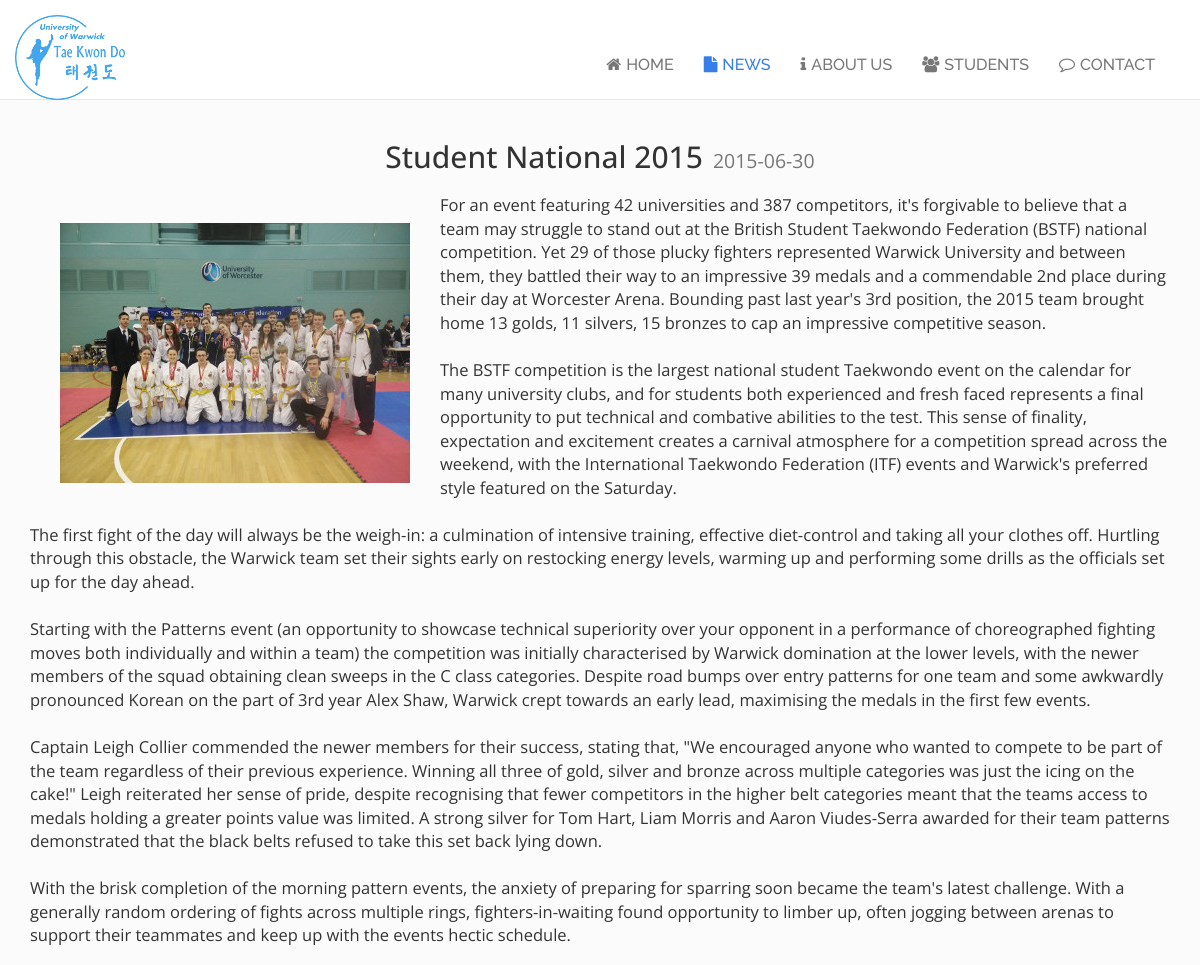
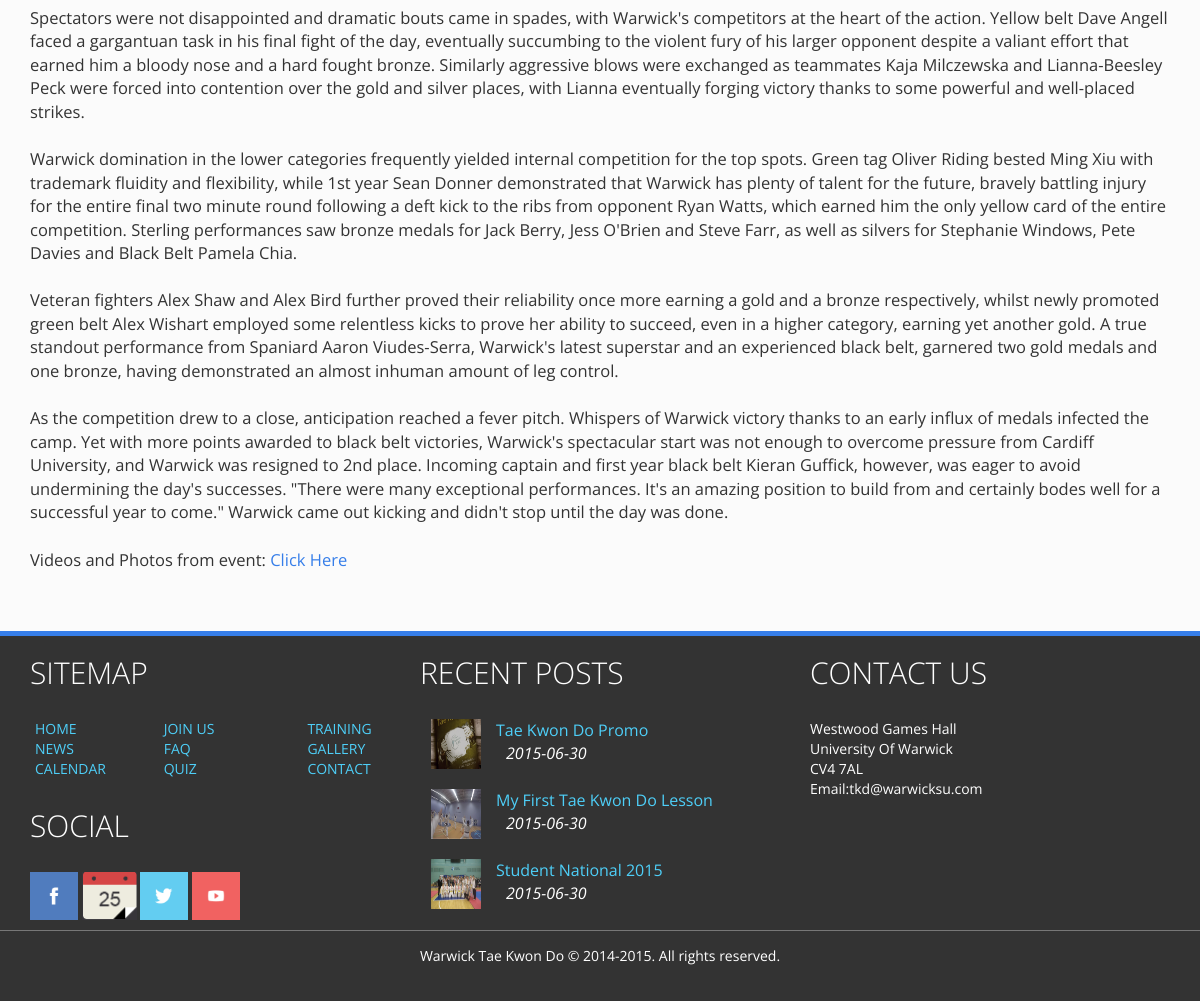
The app's page /news.php?Id=0 with its own data (2 pictures, top to bottom).
### tables this page shows
CREATE TABLE IF NOT EXISTS `Articles` (
  `Id` int(11) NOT NULL,
  `Title` varchar(30) NOT NULL,
  `Date` date NOT NULL,
  `Photo` text NOT NULL,
  `Article` text NOT NULL,
  `Summary` text NOT NULL,
  PRIMARY KEY (`Id`),
  UNIQUE KEY `Id` (`Id`)
);

### database.php (called while the page is built, shortened)
<?php
class Database {
  private $dbh;
  private $stmt;
  public function __construct(){
    $config = parse_ini_file('../config.ini');
    $host = $config['host'];
    $dbname = $config['dbname'];
    $username = $config['username'];
    $password = $config['password'];
    $dsn = 'mysql:host=' . $host . ';dbname=' . $dbname;
    $options = array(
      PDO::ATTR_PERSISTENT    => true,
      PDO::ATTR_ERRMODE       => PDO::ERRMODE_EXCEPTION
    );
    try{
      $this->dbh = new PDO($dsn, $username, $password, $options);
    }
    catch(PDOException $e){
      $this->error = $e->getMessage();
    }
  }
  public function query($query) {
    $this->stmt = $this->dbh->query($query);
    return $this->stmt->fetchAll(PDO::FETCH_ASSOC);
  }
  public function prepare($query) {
    $this->stmt = $this->dbh->prepare($query);
  }
  public function bind($param, $value, $type = null){
    if (is_null($type)) {
      switch (true) {
      default:
        $type = PDO::PARAM_STR;
      }
    }
    $this->stmt->bindValue($param, $value, $type);
  }
  public function execute(){
    return $this->stmt->execute();
  }
  public function resultset(){
    $this->execute();
    return $this->stmt->fetchAll(PDO::FETCH_ASSOC);
  }
}
?>

### news.php (the view, shortened to what this page needs)
<!DOCTYPE html>
<html lang="en">
  <head>
    <?php include 'php/head.php' ?>
  </head>
  <body>
    <div id="wrapper">
      <?php include 'php/header.php' ?>
      <div class="container news-story">
      <?php
        require_once('database.php');
        $db = new Database();
        $page_id = filter_input(INPUT_GET, 'Id', FILTER_SANITIZE_STRING);
        if($page_id != null) {
          $db->prepare("SELECT Title, Date, Photo, Article FROM Articles WHERE Id = :id");
          $db->bind(":id", $page_id);
          $result = $db->resultset();
          foreach($result as $row ) {
            $title = $row['Title'];
            $date = $row['Date'];
            $photo = $row['Photo'];
            $article = $row['Article'];
            echo "<h2 class='title'>". $title ."<small>". $date ."</small></h2>";
            echo $photo;
            echo "<p class='larger-font'>".$article."</p>";
          }
        }
      ?>
      </div>
    </div>
    <?php include 'php/footer.php' ?>
  </body>
</html>

### php/footer.php (shortened to what this page needs)
<div id="footer">
  <div class="container">
    <div class="row">
      <div class="col-sm-4">
        <h2>SITEMAP</h2>
        <div class="row sitemap">
          <div class="left">
             <ul class="unlisted">
                <li><a href="index.php">HOME</a></li>
                <li><a href="news.php">NEWS</a></li>
                <li><a href="calendar">CALENDAR</a></li>
             </ul>
          </div>
          <div class="middle">
             <ul class="unlisted">
                <li><a href="http://warwicksport.warwick.ac.uk/clubs/taekwondo/" target="_blank">JOIN US</a></li>
                <li><a href="beginners.php">FAQ</a></li>
                <li><a href="quiz.php">QUIZ</a></li>
             </ul>
          </div>
          <div class="right">
             <ul class="unlisted">
                <li><a href="training.php">TRAINING</a></li>
                <li><a href="gallery.php">GALLERY</a></li>
                <li><a href="contact.php">CONTACT</a></li>
             </ul>
          </div>
        </div>
        <div class="social">
          <h2>SOCIAL</h2>
          <div class="social-button">
            <a href="https://www.facebook.com/groups/warwicktkd" target="_blank">
              <img src="images/social/facebook.png" alt="Facebook">
            </a>
            <a href="https://www.google.com/calendar/embed?src=taekwondowarwick%40gmail.com" target="_blanK">
              <img src="images/social/google+.png" alt="Google Calendar" target="_blanK">
            </a>
            <a href="https://twitter.com/warwicktkd" target="_blanK">
              <img src="images/social/twitter.png" alt="Twitter">
            </a>
            <a href="https://www.youtube.com/channel/UC926iPSTDZ-m5TgpTiXdn4Q" target="_blanK">
              <img src="images/social/youtube.png" alt="Youtube">
            </a>
          </div>
        </div>
      </div>
      <?php
        require_once('database.php');
        $db = new Database();
        $result = $db->query("SELECT * FROM Articles ORDER BY ID DESC LIMIT 3");
        echo '<div class="col-sm-4">
                <h2>RECENT POSTS </h2>
                <div class="blog-post">
                  <ul class="unlisted">';
        foreach ($result as $row) {
          $id = $row['Id'];
          $date = $row['Date'];
          $photo = $row['Photo'];
          $title = $row['Title'];
          echo '
            <li>
              <a href="news.php?Id='.$id.'">'.$photo.'</a>
              <div class="heading">
                <p>
                  <a href="news.php?Id='.$id.'">'.$title.'</a>
                  <small> '.$date.'</small>
                </p>
              </div>
            </li>';
        }
        echo '</ul>
            </div>
          </div>';
      ?>
      <div class="col-sm-4">
        <div class="address">
          <h2>CONTACT US</h2>
          <p>
            Westwood Games Hall <br>
            University Of Warwick <br>
            CV4 7AL <br>
            Email:tkd@warwicksu.com <br>
          </p>
        </div>
      </div>
    </div>
  </div>
  <div class="credits ">Warwick Tae Kwon Do &copy 2014-2015. All rights reserved.</div>
</div>

### records on screen
articles: Title "Student National 2015", Date "2015-06-30", Photo (picture), Article "For an event featuring 42 universities and 387 competitors, it's forgivable to believe that a team may struggle to stand out at the British Student Taekwondo Federation (BSTF) national competition. Yet 29 of those plucky fighters represented Warwick University and between them, they battled their way to an impressive 39 medals and a commendable 2nd place during their day at Worcester Arena. Bounding past last year's 3rd position, the 2015 team brought home 13 golds, 11 silvers, 15 bronzes to cap an impressive competitive season. The BSTF competition is the largest national student Taekwondo event on the calendar for many university clubs, and for students both experienced and fresh faced…"
articles: Photo (picture), Title "Tae Kwon Do Promo", Date "2015-06-30"
articles: Photo (picture), Title "My First Tae Kwon Do Lesson", Date "2015-06-30"
